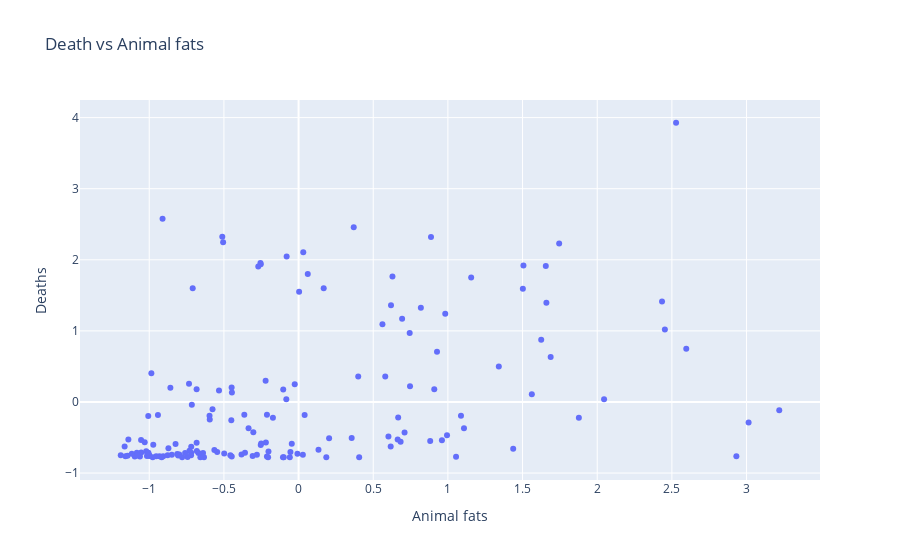

The notebook cell saved with this chart:
### Markdown cell above
Plot the "Animal fats" vs "Deaths" statistics

### Code cell
fig = px.scatter(fat_quantity_scaled, x='Animal fats', y='Deaths', title="Death vs Animal fats", hover_name='Country')
fig.show()
# pas vraiment de corrélation ?

### Figure 1 — Plotly figure (JSON) as saved in the notebook; plotly's stock layout.template omitted (floating-point values rounded to 4 significant figures; data arrays with more than 128 entries replaced by an {"elided": "..."} marker saying what was removed)
{"data": [{"hovertemplate": "<b>%{hovertext}</b><br><br>Animal fats=%{x}<br>Deaths=%{y}<extra></extra>", "hovertext": {"elided": "154 str values"}, "legendgroup": "", "marker": {"color": "#636efa", "symbol": "circle"}, "mode": "markers", "name": "", "orientation": "v", "showlegend": false, "type": "scatter", "x": {"elided": "154 float values"}, "xaxis": "x", "y": {"elided": "154 float values"}, "yaxis": "y"}], "layout": {"legend": {"tracegroupgap": 0}, "title": {"text": "Death vs Animal fats"}, "xaxis": {"anchor": "y", "domain": [0, 1], "title": {"text": "Animal fats"}}, "yaxis": {"anchor": "x", "domain": [0, 1], "title": {"text": "Deaths"}}}}
